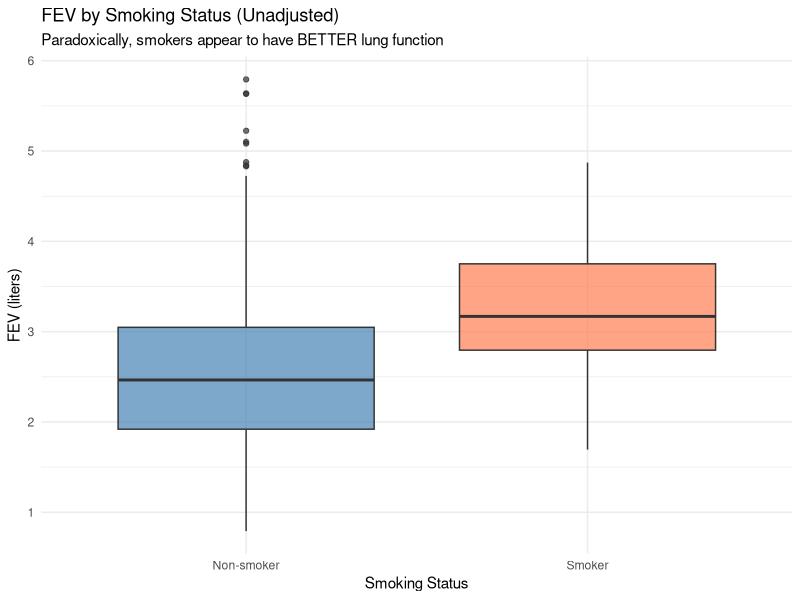
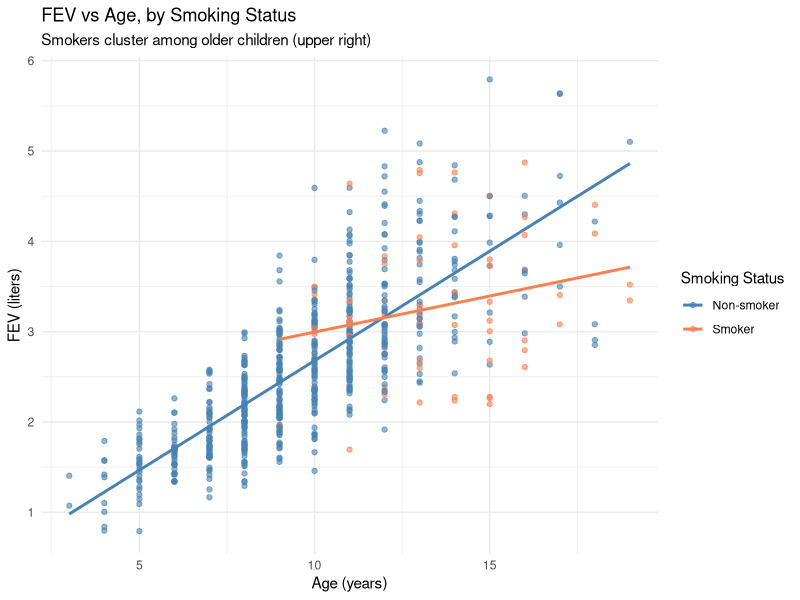
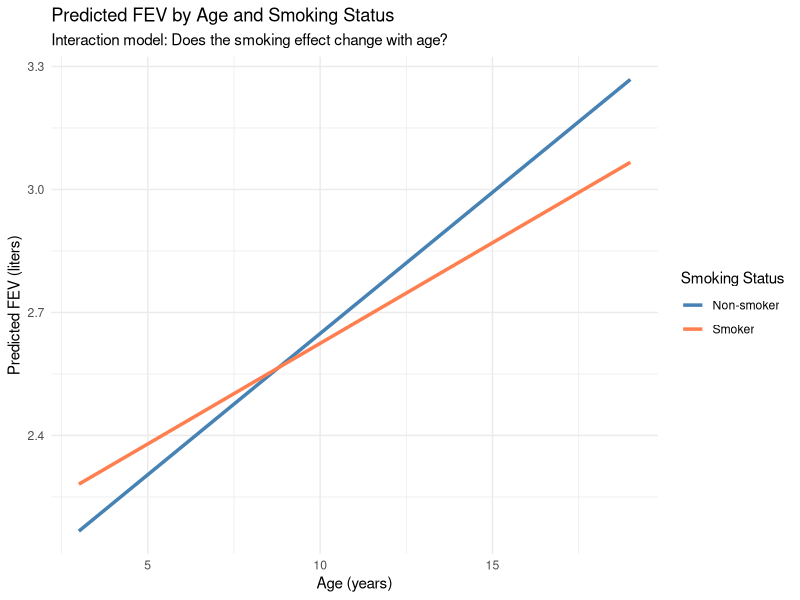
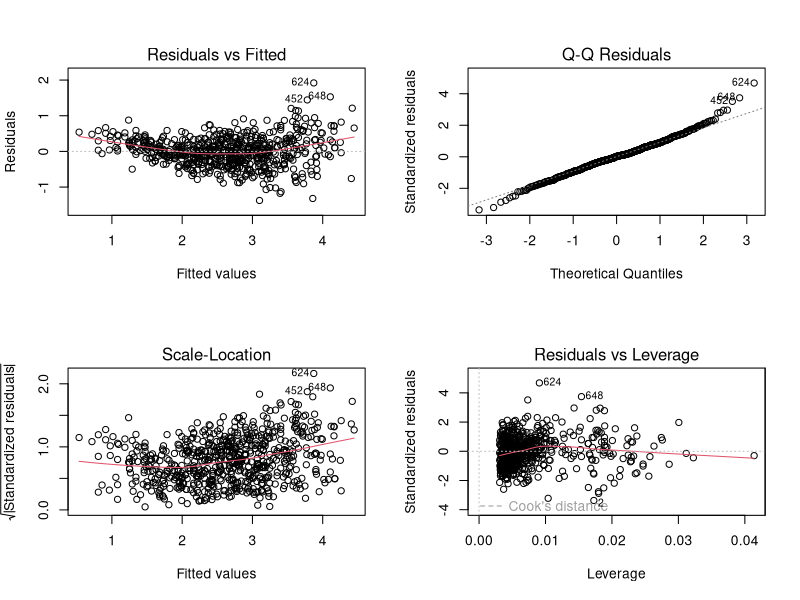

Recreate these plots in R, in order.
## ---- chunk 1
knitr::opts_chunk$set(echo = TRUE, warning = FALSE, message = FALSE)
## ---- chunk 2
# Load required packages
library(ggplot2)
library(dplyr)
library(broom)
## ---- chunk 3
# Load the FEV dataset
fev <- read.csv("fev.csv")

# View the structure
str(fev)
## ---- chunk 4
# Create labeled factor versions for clearer plots
fev <- fev %>%
  mutate(
    Sex_label = factor(Sex, levels = c(0, 1), labels = c("Female", "Male")),
    Smoke_label = factor(Smoke, levels = c(0, 1), labels = c("Non-smoker", "Smoker"))
  )

# Quick summary
summary(fev)
## ---- chunk 5
# Calculate mean FEV by smoking status
fev %>%
  group_by(Smoke_label) %>%
  summarise(
    n = n(),
    mean_FEV = round(mean(FEV), 3),
    sd_FEV = round(sd(FEV), 3)
  )
## ---- chunk 6
ggplot(fev, aes(x = Smoke_label, y = FEV, fill = Smoke_label)) +
  geom_boxplot(alpha = 0.7) +
  scale_fill_manual(values = c("steelblue", "coral")) +
  labs(
    title = "FEV by Smoking Status (Unadjusted)",
    subtitle = "Paradoxically, smokers appear to have BETTER lung function",
    x = "Smoking Status",
    y = "FEV (liters)"
  ) +
  theme_minimal() +
  theme(legend.position = "none")
## ---- chunk 7
# Age distribution by smoking status
fev %>%
  group_by(Smoke_label) %>%
  summarise(
    n = n(),
    mean_age = round(mean(Age), 1),
    min_age = min(Age),
    max_age = max(Age)
  )
## ---- chunk 8
# Correlation between age and FEV
cor(fev$Age, fev$FEV)
## ---- chunk 9
ggplot(fev, aes(x = Age, y = FEV, color = Smoke_label)) +
  geom_point(alpha = 0.6) +
  geom_smooth(method = "lm", se = FALSE) +
  scale_color_manual(values = c("steelblue", "coral")) +
  labs(
    title = "FEV vs Age, by Smoking Status",
    subtitle = "Smokers cluster among older children (upper right)",
    x = "Age (years)",
    y = "FEV (liters)",
    color = "Smoking Status"
  ) +
  theme_minimal()
## ---- chunk 10
# Crude model: FEV ~ Smoke
model_crude <- lm(FEV ~ Smoke, data = fev)
summary(model_crude)
## ---- chunk 11
# Age-adjusted model: FEV ~ Smoke + Age
model_age <- lm(FEV ~ Smoke + Age, data = fev)
summary(model_age)
## ---- chunk 12
# Fully adjusted model
model_full <- lm(FEV ~ Smoke + Age + Height + Sex, data = fev)
summary(model_full)
## ---- chunk 13
# Nice table of coefficients
tidy(model_full, conf.int = TRUE) %>%
  mutate(across(where(is.numeric), ~round(., 4)))
## ---- chunk 14
# Compare smoking coefficients across models
comparison <- data.frame(
  Model = c("Crude", "Age-adjusted", "Fully adjusted"),
  Smoke_coefficient = c(
    coef(model_crude)["Smoke"],
    coef(model_age)["Smoke"],
    coef(model_full)["Smoke"]
  ),
  R_squared = c(
    summary(model_crude)$r.squared,
    summary(model_age)$r.squared,
    summary(model_full)$r.squared
  )
)

comparison %>%
  mutate(across(where(is.numeric), ~round(., 3)))
## ---- chunk 15
# Interaction model: Smoke * Age
model_interact_age <- lm(FEV ~ Smoke * Age + Height + Sex, data = fev)
summary(model_interact_age)
## ---- chunk 16
# Create predictions for visualization
age_range <- seq(min(fev$Age), max(fev$Age), by = 0.5)
pred_data <- expand.grid(
  Age = age_range,
  Smoke = c(0, 1),
  Height = mean(fev$Height),
  Sex = 0.5  # Average between males and females
)

pred_data$predicted_FEV <- predict(model_interact_age, newdata = pred_data)
pred_data$Smoke_label <- factor(pred_data$Smoke, levels = c(0, 1), 
                                 labels = c("Non-smoker", "Smoker"))

ggplot(pred_data, aes(x = Age, y = predicted_FEV, color = Smoke_label)) +
  geom_line(linewidth = 1.2) +
  scale_color_manual(values = c("steelblue", "coral")) +
  labs(
    title = "Predicted FEV by Age and Smoking Status",
    subtitle = "Interaction model: Does the smoking effect change with age?",
    x = "Age (years)",
    y = "Predicted FEV (liters)",
    color = "Smoking Status"
  ) +
  theme_minimal()
## ---- chunk 17
# Interaction model: Smoke * Sex
model_interact_sex <- lm(FEV ~ Smoke * Sex + Age + Height, data = fev)
summary(model_interact_sex)
## ---- chunk 18
par(mfrow = c(2, 2))
plot(model_full)
